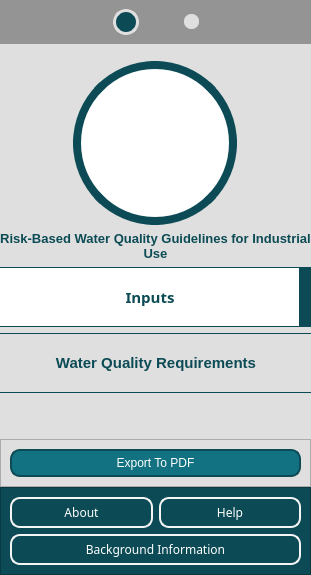
        <widget class="QFrame" name="frame_7">
         <property name="maximumSize">
          <size>
           <width>350</width>
           <height>16777215</height>
          </size>
         </property>
         <property name="frameShape">
          <enum>QFrame::NoFrame</enum>
         </property>
         <property name="frameShadow">
          <enum>QFrame::Raised</enum>
         </property>
         <layout class="QVBoxLayout" name="verticalLayout" stretch="0,1,0">
          <property name="spacing">
           <number>0</number>
          </property>
          <property name="leftMargin">
           <number>0</number>
          </property>
          <property name="topMargin">
           <number>0</number>
          </property>
          <property name="rightMargin">
           <number>0</number>
          </property>
          <property name="bottomMargin">
           <number>0</number>
          </property>
          <item>
           <widget class="QFrame" name="frame_9">
            <property name="minimumSize">
             <size>
              <width>250</width>
              <height>0</height>
             </size>
            </property>
            <property name="maximumSize">
             <size>
              <width>16777215</width>
              <height>50</height>
             </size>
            </property>
            <property name="styleSheet">
             <string notr="true">background:rgb(148, 148, 148)</string>
            </property>
            <property name="frameShape">
             <enum>QFrame::NoFrame</enum>
            </property>
            <property name="frameShadow">
             <enum>QFrame::Raised</enum>
            </property>
            <layout class="QHBoxLayout" name="horizontalLayout_4">
             <property name="spacing">
              <number>45</number>
             </property>
             <item>
              <spacer name="horizontalSpacer_4">
               <property name="orientation">
                <enum>Qt::Horizontal</enum>
               </property>
               <property name="sizeHint" stdset="0">
                <size>
                 <width>40</width>
                 <height>20</height>
                </size>
               </property>
              </spacer>
             </item>
             <item>
              <widget class="QPushButton" name="step_4">
               <property name="enabled">
                <bool>false</bool>
               </property>
               <property name="sizePolicy">
                <sizepolicy hsizetype="Fixed" vsizetype="Fixed">
                 <horstretch>0</horstretch>
                 <verstretch>0</verstretch>
                </sizepolicy>
               </property>
               <property name="minimumSize">
                <size>
                 <width>26</width>
                 <height>26</height>
                </size>
               </property>
               <property name="maximumSize">
                <size>
                 <width>26</width>
                 <height>26</height>
                </size>
               </property>
               <property name="styleSheet">
                <string notr="true">background-color:rgb(12, 75, 85);border:3px solid rgb(223, 223, 223);border-radius:13px
</string>
               </property>
               <property name="text">
                <string/>
               </property>
              </widget>
             </item>
             <item>
              <widget class="QPushButton" name="step_5">
               <property name="enabled">
                <bool>false</bool>
               </property>
               <property name="sizePolicy">
                <sizepolicy hsizetype="Fixed" vsizetype="Fixed">
                 <horstretch>0</horstretch>
                 <verstretch>0</verstretch>
                </sizepolicy>
               </property>
               <property name="minimumSize">
                <size>
                 <width>15</width>
                 <height>15</height>
                </size>
               </property>
               <property name="maximumSize">
                <size>
                 <width>15</width>
                 <height>15</height>
                </size>
               </property>
               <property name="styleSheet">
                <string notr="true">background-color:rgb(223, 223, 223);border:none;border-radius:7px
</string>
               </property>
               <property name="text">
                <string/>
               </property>
              </widget>
             </item>
             <item>
              <spacer name="horizontalSpacer_5">
               <property name="orientation">
                <enum>Qt::Horizontal</enum>
               </property>
               <property name="sizeHint" stdset="0">
                <size>
                 <width>40</width>
                 <height>20</height>
                </size>
               </property>
              </spacer>
             </item>
            </layout>
           </widget>
          </item>
          <item>
           <widget class="QFrame" name="frame_10">
            <property name="minimumSize">
             <size>
              <width>250</width>
              <height>0</height>
             </size>
            </property>
            <property name="styleSheet">
             <string notr="true">background:rgb(223, 223, 223)</string>
            </property>
            <property name="frameShape">
             <enum>QFrame::NoFrame</enum>
            </property>
            <property name="frameShadow">
             <enum>QFrame::Raised</enum>
            </property>
            <layout class="QVBoxLayout" name="verticalLayout_6" stretch="0,0,1">
             <property name="leftMargin">
              <number>0</number>
             </property>
             <property name="topMargin">
              <number>17</number>
             </property>
             <property name="rightMargin">
              <number>0</number>
             </property>
             <property name="bottomMargin">
              <number>0</number>
             </property>
             <item>
              <widget class="QFrame" name="imageFrame_2">
               <property name="frameShape">
                <enum>QFrame::NoFrame</enum>
               </property>
               <property name="frameShadow">
                <enum>QFrame::Raised</enum>
               </property>
               <layout class="QHBoxLayout" name="horizontalLayout_6">
                <property name="spacing">
                 <number>0</number>
                </property>
                <property name="leftMargin">
                 <number>0</number>
                </property>
                <property name="topMargin">
                 <number>0</number>
                </property>
                <property name="rightMargin">
                 <number>0</number>
                </property>
                <property name="bottomMargin">
                 <number>0</number>
                </property>
                <item>
                 <widget class="QLabel" name="label_Icon_2">
                  <property name="sizePolicy">
                   <sizepolicy hsizetype="Fixed" vsizetype="Fixed">
                    <horstretch>0</horstretch>
                    <verstretch>0</verstretch>
                   </sizepolicy>
                  </property>
                  <property name="minimumSize">
                   <size>
                    <width>164</width>
                    <height>164</height>
                   </size>
                  </property>
                  <property name="maximumSize">
                   <size>
                    <width>164</width>
                    <height>164</height>
                   </size>
                  </property>
                  <property name="styleSheet">
                   <string notr="true">background-color:#fff;border-radius:82;padding:30px;border:8px solid rgb(12, 75, 85)</string>
                  </property>
                  <property name="text">
                   <string/>
                  </property>
                  <property name="pixmap">
                   <pixmap>../Images/water-icon.png</pixmap>
                  </property>
                  <property name="scaledContents">
                   <bool>true</bool>
                  </property>
                  <property name="alignment">
                   <set>Qt::AlignHCenter|Qt::AlignTop</set>
                  </property>
                 </widget>
                </item>
               </layout>
              </widget>
             </item>
             <item>
              <widget class="QLabel" name="label_3">
               <property name="font">
                <font>
                 <family>Nirmala UI</family>
                 <pointsize>10</pointsize>
                 <weight>75</weight>
                 <bold>true</bold>
                </font>
               </property>
               <property name="styleSheet">
                <string notr="true">color:rgb(12, 75, 85)</string>
               </property>
               <property name="text">
                <string>Risk-Based Water Quality Guidelines for Industrial Use</string>
               </property>
               <property name="alignment">
                <set>Qt::AlignCenter</set>
               </property>
               <property name="wordWrap">
                <bool>true</bool>
               </property>
               <property name="margin">
                <number>15</number>
               </property>
               <property name="indent">
                <number>0</number>
               </property>
              </widget>
             </item>
             <item>
              <widget class="QFrame" name="frame_11">
               <property name="frameShape">
                <enum>QFrame::NoFrame</enum>
               </property>
               <property name="frameShadow">
                <enum>QFrame::Raised</enum>
               </property>
               <layout class="QVBoxLayout" name="verticalLayout_3">
                <property name="leftMargin">
                 <number>0</number>
                </property>
                <property name="topMargin">
                 <number>0</number>
                </property>
                <property name="rightMargin">
                 <number>0</number>
                </property>
                <property name="bottomMargin">
                 <number>0</number>
                </property>
                <item>
                 <widget class="QPushButton" name="buttonCurrentPage1_2">
                  <property name="minimumSize">
                   <size>
                    <width>0</width>
                    <height>60</height>
                   </size>
                  </property>
                  <property name="font">
                   <font>
                    <family>Yu Gothic UI Semibold</family>
                    <pointsize>11</pointsize>
                    <weight>75</weight>
                    <bold>true</bold>
                   </font>
                  </property>
                  <property name="cursor">
                   <cursorShape>PointingHandCursor</cursorShape>
                  </property>
                  <property name="styleSheet">
                   <string notr="true">background:#fff;border-top:1px solid rgb(12, 75, 85);border-bottom:1px solid rgb(12, 75, 85);border-right:12px solid rgb(12, 75, 85);
padding:5px;color:rgb(12, 75, 85)</string>
                  </property>
                  <property name="text">
                   <string>Inputs</string>
                  </property>
                  <property name="icon">
                   <iconset>
                    <normaloff>../Images/site-specific.png</normaloff>../Images/site-specific.png</iconset>
                  </property>
                  <property name="iconSize">
                   <size>
                    <width>32</width>
                    <height>32</height>
                   </size>
                  </property>
                 </widget>
                </item>
                <item>
                 <widget class="QPushButton" name="buttonCurrentPage2_2">
                  <property name="enabled">
                   <bool>false</bool>
                  </property>
                  <property name="minimumSize">
                   <size>
                    <width>0</width>
                    <height>60</height>
                   </size>
                  </property>
                  <property name="font">
                   <font>
                    <family>Yu Gothic UI</family>
                    <pointsize>11</pointsize>
                    <weight>75</weight>
                    <bold>true</bold>
                   </font>
                  </property>
                  <property name="cursor">
                   <cursorShape>PointingHandCursor</cursorShape>
                  </property>
                  <property name="styleSheet">
                   <string notr="true">background:rgb(223, 223, 223);border-top:1px solid rgb(12, 75, 85);border-bottom:1px solid rgb(12, 75, 85);border-right:none;
padding:5px;color:rgb(12, 75, 85)</string>
                  </property>
                  <property name="text">
                   <string>Water Quality Requirements</string>
                  </property>
                  <property name="icon">
                   <iconset>
                    <normaloff>../Images/report.png</normaloff>../Images/report.png</iconset>
                  </property>
                  <property name="iconSize">
                   <size>
                    <width>32</width>
                    <height>32</height>
                   </size>
                  </property>
                 </widget>
                </item>
                <item>
                 <spacer name="verticalSpacer_2">
                  <property name="orientation">
                   <enum>Qt::Vertical</enum>
                  </property>
                  <property name="sizeHint" stdset="0">
                   <size>
                    <width>20</width>
                    <height>40</height>
                   </size>
                  </property>
                 </spacer>
                </item>
                <item>
                 <widget class="QFrame" name="frame_21">
                  <property name="frameShape">
                   <enum>QFrame::StyledPanel</enum>
                  </property>
                  <property name="frameShadow">
                   <enum>QFrame::Raised</enum>
                  </property>
                  <layout class="QHBoxLayout" name="horizontalLayout_18">
                   <item>
                    <widget class="QPushButton" name="exportToPdf">
                     <property name="font">
                      <font>
                       <family>Nirmala UI</family>
                       <pointsize>9</pointsize>
                      </font>
                     </property>
                     <property name="cursor">
                      <cursorShape>PointingHandCursor</cursorShape>
                     </property>
                     <property name="styleSheet">
                      <string notr="true">background:rgb(18, 114, 129);border-radius:10px;
border:2px solid rgb(12, 75, 85);color:#fff;padding:5px 0</string>
                     </property>
                     <property name="text">
                      <string>Export To PDF</string>
                     </property>
                    </widget>
                   </item>
                  </layout>
                 </widget>
                </item>
               </layout>
              </widget>
             </item>
            </layout>
           </widget>
          </item>
          <item>
           <widget class="QFrame" name="frame_8">
            <property name="minimumSize">
             <size>
              <width>250</width>
              <height>0</height>
             </size>
            </property>
            <property name="styleSheet">
             <string notr="true">background:rgb(12, 75, 85)</string>
            </property>
            <property name="frameShape">
             <enum>QFrame::StyledPanel</enum>
            </property>
            <property name="frameShadow">
             <enum>QFrame::Raised</enum>
            </property>
            <layout class="QGridLayout" name="gridLayout_2">
             <item row="0" column="0">
              <widget class="QPushButton" name="buttonAbout_2">
               <property name="font">
                <font>
                 <family>Ebrima</family>
                 <pointsize>9</pointsize>
                 <weight>50</weight>
                 <bold>false</bold>
                </font>
               </property>
               <property name="cursor">
                <cursorShape>PointingHandCursor</cursorShape>
               </property>
               <property name="styleSheet">
                <string notr="true">background:transparent;border-radius:10px;
border:2px solid rgb(245, 245, 245);color:#fff;padding:5px 0</string>
               </property>
               <property name="text">
                <string>About</string>
               </property>
               <property name="icon">
                <iconset>
                 <normaloff>../Images/about_.png</normaloff>../Images/about_.png</iconset>
               </property>
               <property name="iconSize">
                <size>
                 <width>19</width>
                 <height>20</height>
                </size>
               </property>
              </widget>
             </item>
             <item row="0" column="1">
              <widget class="QPushButton" name="buttonHelp_2">
               <property name="font">
                <font>
                 <family>Ebrima</family>
                 <pointsize>9</pointsize>
                 <weight>50</weight>
                 <bold>false</bold>
                </font>
               </property>
               <property name="cursor">
                <cursorShape>PointingHandCursor</cursorShape>
               </property>
               <property name="styleSheet">
                <string notr="true">background:transparent;border-radius:10px;
border:2px solid rgb(245, 245, 245);color:#fff;padding:5px 0</string>
               </property>
               <property name="text">
                <string>Help</string>
               </property>
               <property name="icon">
                <iconset>
                 <normaloff>../Images/help_.png</normaloff>../Images/help_.png</iconset>
               </property>
              </widget>
             </item>
             <item row="1" column="0" colspan="2">
              <widget class="QPushButton" name="pushButton_2">
               <property name="font">
                <font>
                 <family>Ebrima</family>
                 <pointsize>9</pointsize>
                 <weight>50</weight>
                 <bold>false</bold>
                </font>
               </property>
               <property name="cursor">
                <cursorShape>PointingHandCursor</cursorShape>
               </property>
               <property name="styleSheet">
                <string notr="true">background:transparent;border-radius:10px;
border:2px solid rgb(245, 245, 245);color:#fff;padding:5px 0</string>
               </property>
               <property name="text">
                <string>Background Information</string>
               </property>
              </widget>
             </item>
            </layout>
           </widget>
          </item>
         </layout>
        </widget>
